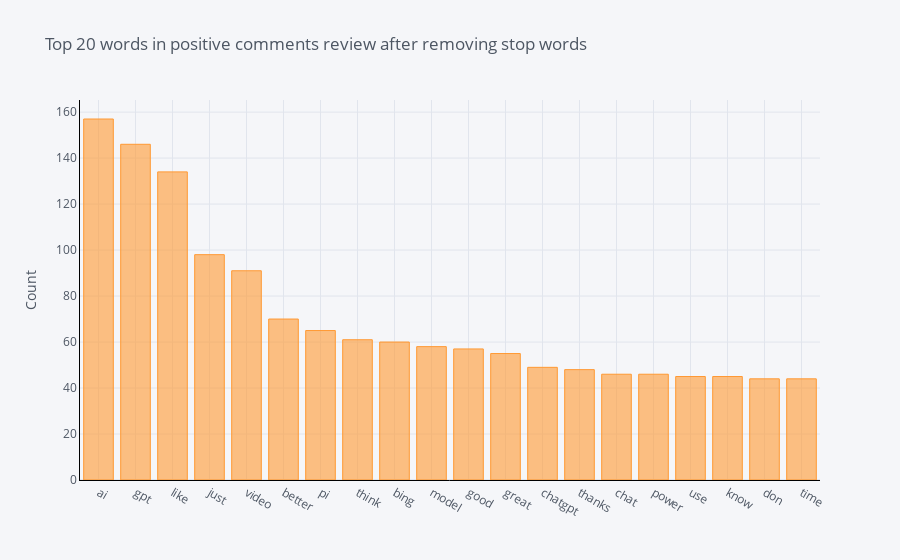

Notebook code cell kept with this figure:
### Code cell
# Unigram

def get_top_n_words(corpus, n=None):
    vec = CountVectorizer(stop_words = list(stop_words)).fit(corpus)
    bag_of_words = vec.transform(corpus)
    sum_words = bag_of_words.sum(axis=0) 
    words_freq = [(word, sum_words[0, idx]) for word, idx in vec.vocabulary_.items()]
    words_freq =sorted(words_freq, key = lambda x: x[1], reverse=True)
    return words_freq[:n]
common_words = get_top_n_words(pos_df['text'], 20)
# for word, freq in common_words:
#     print(word, freq)
df2 = pd.DataFrame(common_words, columns = ['CommentsText' , 'count'])
df2.groupby('CommentsText').sum()['count'].sort_values(ascending=False).iplot(
    kind='bar', yTitle='Count', linecolor='black', title='Top 20 words in positive comments review after removing stop words')

### Figure 1 — Plotly figure (JSON) as saved in the notebook; plotly's stock layout.template omitted (floating-point values rounded to 4 significant figures)
{"data": [{"marker": {"color": "rgba(255, 153, 51, 0.6)", "line": {"color": "rgba(255, 153, 51, 1.0)", "width": 1}}, "name": "count", "orientation": "v", "text": "", "type": "bar", "x": ["ai", "gpt", "like", "just", "video", "better", "pi", "think", "bing", "model", "good", "great", "chatgpt", "thanks", "chat", "power", "use", "know", "don", "time"], "y": [157, 146, 134, 98, 91, 70, 65, 61, 60, 58, 57, 55, 49, 48, 46, 46, 45, 45, 44, 44]}], "layout": {"legend": {"bgcolor": "#F5F6F9", "font": {"color": "#4D5663"}}, "paper_bgcolor": "#F5F6F9", "plot_bgcolor": "#F5F6F9", "title": {"font": {"color": "#4D5663"}, "text": "Top 20 words in positive comments review after removing stop words"}, "xaxis": {"gridcolor": "#E1E5ED", "linecolor": "black", "showgrid": true, "tickfont": {"color": "#4D5663"}, "title": {"font": {"color": "#4D5663"}, "text": ""}, "zerolinecolor": "#E1E5ED"}, "yaxis": {"gridcolor": "#E1E5ED", "linecolor": "black", "showgrid": true, "tickfont": {"color": "#4D5663"}, "title": {"font": {"color": "#4D5663"}, "text": "Count"}, "zerolinecolor": "#E1E5ED"}}}
